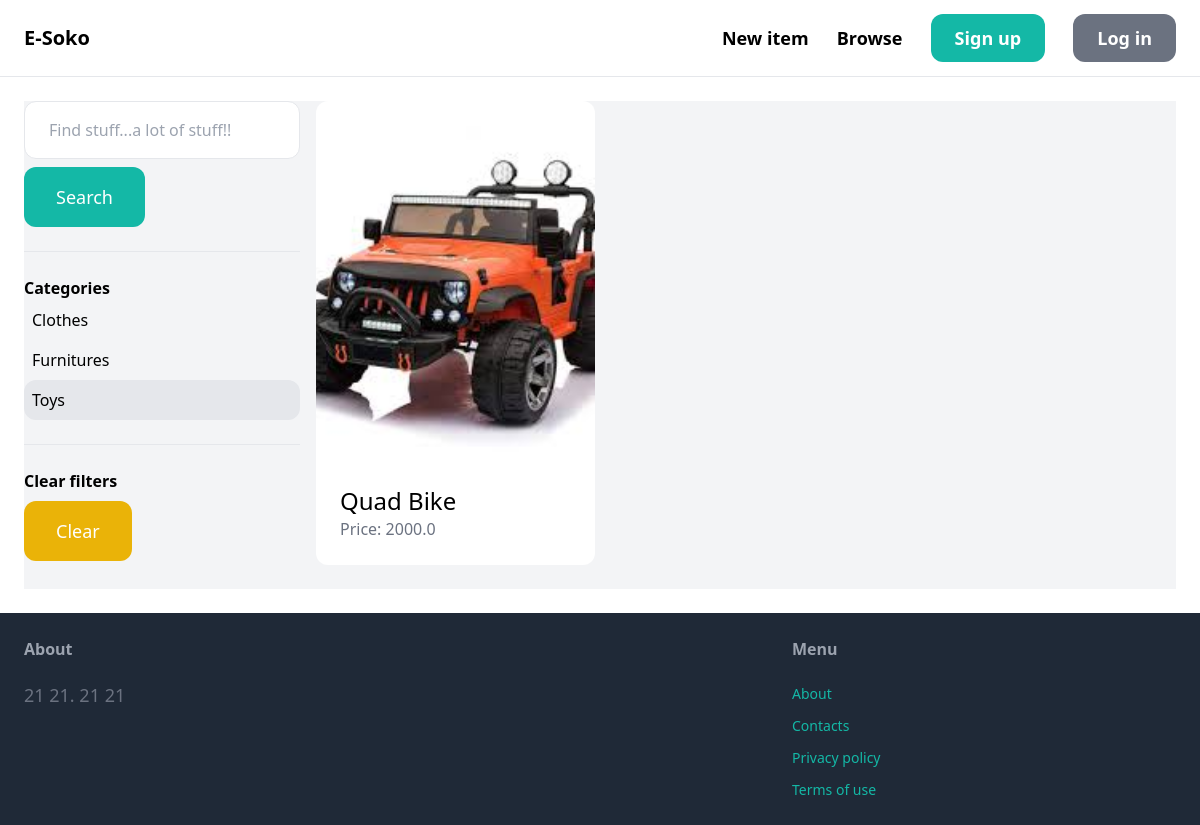
The app's page /items/?query=&category=1 with its own data.
### items/models.py (models this page shows, shortened)
class Category(models.Model):
    name = models.CharField(max_length=255)
    class Meta:
        ordering = ('name',)
        verbose_name_plural = 'Categories'

class Item(models.Model):
    category = models.ForeignKey(Category, related_name='items', on_delete=models.CASCADE)
    name = models.CharField(max_length=255)
    description = models.TextField(blank=True, null=True)
    price = models.FloatField()
    image = models.ImageField(upload_to='item_images', blank=True, null=True)
    is_sold = models.BooleanField(default=False)
    created_by = models.ForeignKey(User, related_name='items', on_delete=models.CASCADE)
    created_at = models.DateTimeField(auto_now_add=True)
    class Meta:
        ordering = ('name',)

### items/views.py (the view)
# urls.py: path('', items, name='items'),
def items(request):
    query = request.GET.get('query', '')
    categories = Category.objects.all()
    category_id = request.GET.get('category', 0)
    items = Item.objects.filter(is_sold=False)
    if category_id:
        items = items.filter(category_id=category_id)
    if query:
        items = items.filter(Q(name__icontains=query) | Q(description__icontains=query))
    return render(request, 'items.html', {
        'items': items,
        'query': query,
        'categories': categories,
        'category_id': int(category_id),
    })

### items/templates/items.html (shortened to what this page needs)
{% extends 'base.html' %}
{% block content %}
    <div class="pb-6 grid grid-cols-4 gap-4 bg-gray-100">
        <div class="col-span-1">
            <form method="get" action="{% url 'items:items' %}">
                <input name="query" class="w-full py-4 px-6 border rounded-xl" type="text"
                value="{{ query }}" placeholder="Find stuff...a lot of stuff!!">
                <button class="mt-2 py-4 px-8 text-lg bg-teal-500 text-white rounded-xl">Search</button>
            </form>
            <hr class="my-6">
            <p class="font-semibold">Categories</p>
            <ul>
                {% for category in categories %}
                    <li class="py-2 px-2 rounded-xl{% if category.id == category_id %} bg-gray-200{% endif %}">
                        <a href="{% url 'items:items' %}?query={{ query }}&category={{ category.id }}">{{ category.name }}</a>
                    </li>
                {% endfor %}
            </ul>
            <hr class="my-6">
            <p class="font-semibold">Clear filters</p>
            <ul>
                <li><a href="{% url 'items:items' %}" class="mt-2 py-4 px-8 inline-block bg-yellow-500 text-lg rounded-xl text-white">Clear</a></li>
            </ul>
        </div>
        <div class="col-span-3">
            <div class="grid grid-cols-3 gap-3">
                {% for item in items %}
                    <div>
                        <a href="{% url 'items:detail' item.id %}">
                            <div>
                                <img src="{{ item.image.url }}" class="rounded-t-xl card-img-top" alt="">
                            </div>
                            <div class="p-6 bg-white rounded-b-xl">
                                <h2 class="text-2xl">{{ item.name }}</h2>
                                <p class="text-gray-500">Price: {{ item.price }}</p>
                            </div>
                        </a>
                    </div>
                {% endfor %}
            </div>
        </div>
    </div>
{% endblock content %}

### core/templates/base.html (style rules this page uses)
.card-img-top { width: 100%; height: 30vw; object-fit: cover; }

### records on screen
Category: name "Clothes"
Category: name "Furnitures"
Category: name "Toys"
Item: image (picture), name "Quad Bike", price "2000.0"
